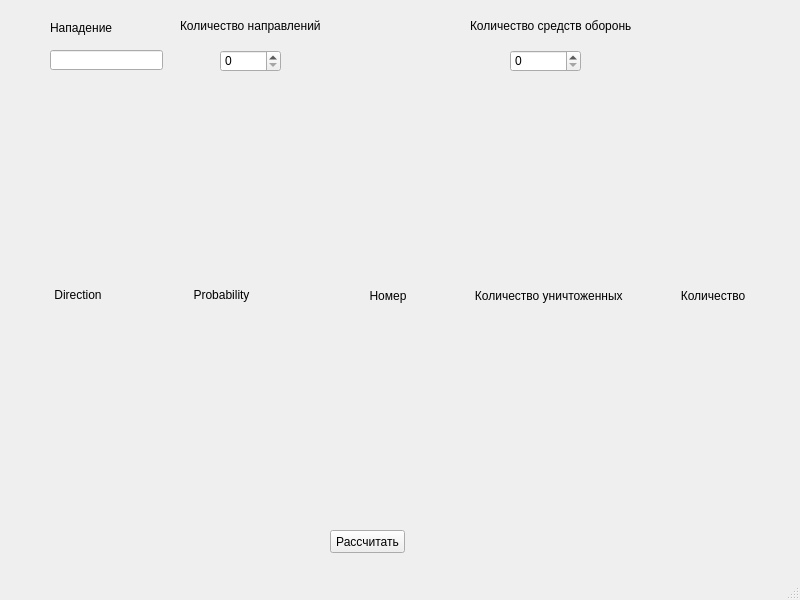
<?xml version="1.0" encoding="UTF-8"?>
<ui version="4.0">
 <class>MainWindow</class>
 <widget class="QMainWindow" name="MainWindow">
  <property name="geometry">
   <rect>
    <x>0</x>
    <y>0</y>
    <width>800</width>
    <height>600</height>
   </rect>
  </property>
  <property name="windowTitle">
   <string>MainWindow</string>
  </property>
  <widget class="QWidget" name="centralwidget">
   <widget class="QLineEdit" name="attack">
    <property name="geometry">
     <rect>
      <x>50</x>
      <y>50</y>
      <width>113</width>
      <height>20</height>
     </rect>
    </property>
   </widget>
   <widget class="QLabel" name="label">
    <property name="geometry">
     <rect>
      <x>50</x>
      <y>20</y>
      <width>111</width>
      <height>16</height>
     </rect>
    </property>
    <property name="text">
     <string>Нападение</string>
    </property>
   </widget>
   <widget class="QSpinBox" name="dirCount">
    <property name="geometry">
     <rect>
      <x>220</x>
      <y>50</y>
      <width>61</width>
      <height>22</height>
     </rect>
    </property>
   </widget>
   <widget class="QLabel" name="label_2">
    <property name="geometry">
     <rect>
      <x>180</x>
      <y>10</y>
      <width>141</width>
      <height>31</height>
     </rect>
    </property>
    <property name="text">
     <string>Количество направлений</string>
    </property>
   </widget>
   <widget class="QWidget" name="gridLayoutWidget">
    <property name="geometry">
     <rect>
      <x>9</x>
      <y>79</y>
      <width>281</width>
      <height>431</height>
     </rect>
    </property>
    <layout class="QGridLayout" name="attack_grid">
     <item row="0" column="1">
      <widget class="QLabel" name="label_3">
       <property name="text">
        <string>Probability</string>
       </property>
       <property name="alignment">
        <set>Qt::AlignCenter</set>
       </property>
      </widget>
     </item>
     <item row="0" column="0">
      <widget class="QLabel" name="label_4">
       <property name="text">
        <string>Direction</string>
       </property>
       <property name="alignment">
        <set>Qt::AlignCenter</set>
       </property>
      </widget>
     </item>
    </layout>
   </widget>
   <widget class="QSpinBox" name="meanCount">
    <property name="geometry">
     <rect>
      <x>510</x>
      <y>50</y>
      <width>71</width>
      <height>22</height>
     </rect>
    </property>
   </widget>
   <widget class="QLabel" name="label_5">
    <property name="geometry">
     <rect>
      <x>470</x>
      <y>10</y>
      <width>161</width>
      <height>31</height>
     </rect>
    </property>
    <property name="text">
     <string>Количество средств обороны</string>
    </property>
   </widget>
   <widget class="QWidget" name="gridLayoutWidget_2">
    <property name="geometry">
     <rect>
      <x>310</x>
      <y>80</y>
      <width>481</width>
      <height>431</height>
     </rect>
    </property>
    <layout class="QGridLayout" name="defence_grid">
     <property name="verticalSpacing">
      <number>6</number>
     </property>
     <item row="0" column="2">
      <widget class="QLabel" name="label_6">
       <property name="text">
        <string>Количество</string>
       </property>
       <property name="alignment">
        <set>Qt::AlignCenter</set>
       </property>
      </widget>
     </item>
     <item row="0" column="1">
      <widget class="QLabel" name="label_7">
       <property name="text">
        <string>Количество уничтоженных </string>
       </property>
       <property name="alignment">
        <set>Qt::AlignCenter</set>
       </property>
      </widget>
     </item>
     <item row="0" column="0">
      <widget class="QLabel" name="label_8">
       <property name="text">
        <string>Номер</string>
       </property>
       <property name="alignment">
        <set>Qt::AlignCenter</set>
       </property>
      </widget>
     </item>
    </layout>
   </widget>
   <widget class="QPushButton" name="calc">
    <property name="geometry">
     <rect>
      <x>330</x>
      <y>530</y>
      <width>75</width>
      <height>23</height>
     </rect>
    </property>
    <property name="text">
     <string>Рассчитать</string>
    </property>
   </widget>
  </widget>
  <widget class="QMenuBar" name="menubar">
   <property name="geometry">
    <rect>
     <x>0</x>
     <y>0</y>
     <width>800</width>
     <height>21</height>
    </rect>
   </property>
  </widget>
  <widget class="QStatusBar" name="statusbar"/>
 </widget>
 <resources/>
 <connections/>
</ui>
